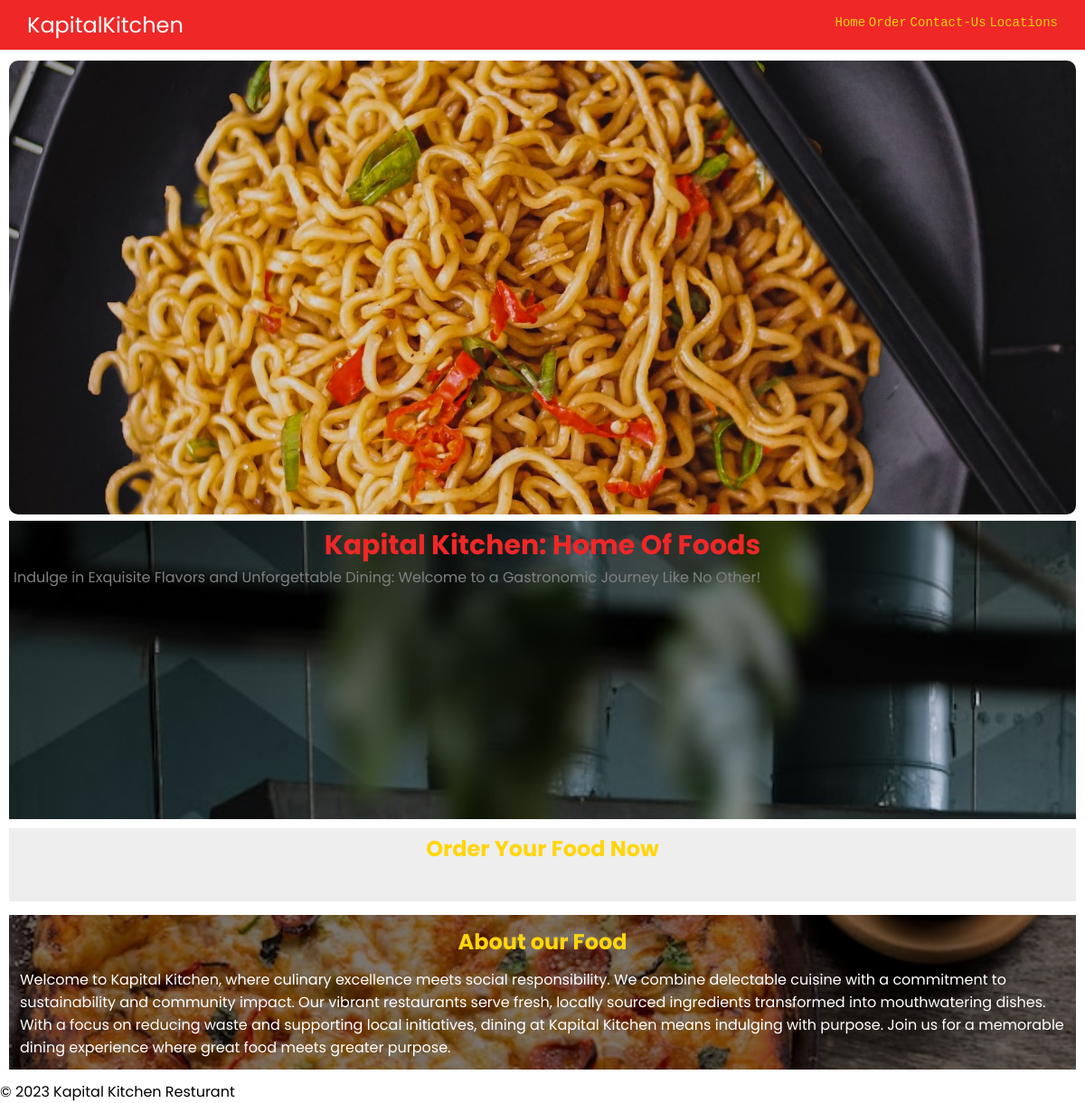
The app's page /, older data.
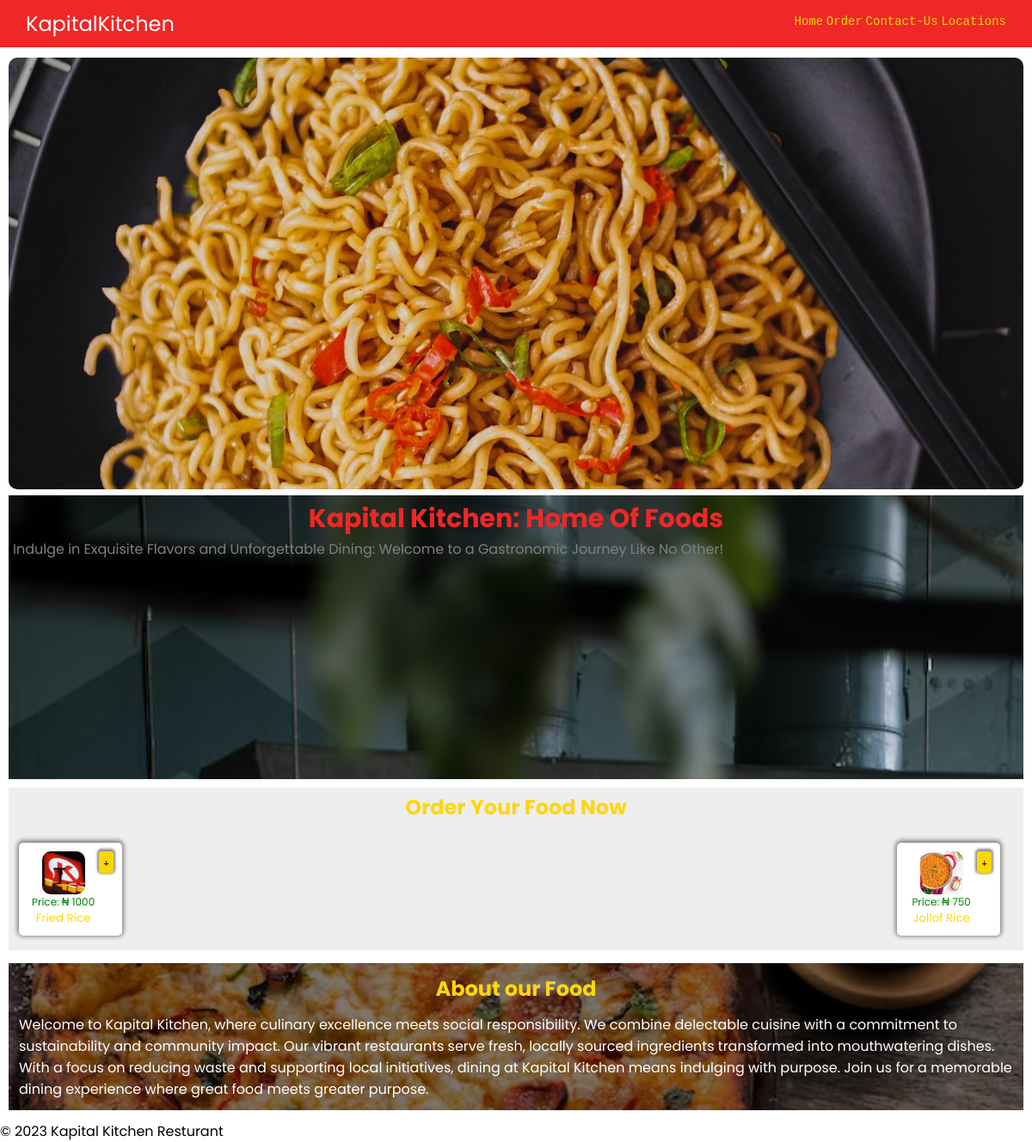
The same page, newer data.
### foods/models.py (models this page shows, shortened)
class Food(models.Model):
    name = models.CharField(max_length=100)
    ftype = models.CharField(max_length=100)
    quantity_avail = models.PositiveIntegerField()
    image=models.ImageField(default='default.jpg',upload_to='foods/')
    price = models.FloatField(blank=True, null=True)

### pages/views.py (the view)
# urls.py: 2. Add a URL to urlpatterns:  path('', views.home, name='home')
def home(request):
	food=Food.objects.all()
	return render(request,'pages/home.html',{'foods':food})

### templates/pages/home.html (shortened to what this page needs)
{% extends '_base.html' %}
{% load static %}
{% block head %}
    <link rel="stylesheet" type="text/css" href="{% static 'css/pages/home.css/' %}">
{% endblock %}
{% block content %}
    <section class="striking-hero-image">
        <img src="{% static '/images/striking-hero.jpg' %}" alt="noodles-in-pot">
    </section>
    <section id="Kapital">
        <center>
            <h1>
                Kapital Kitchen: <span >Home Of Foods</span>
            </h1>
        </center>
        <p>Indulge in Exquisite Flavors and Unforgettable Dining:<wbr> Welcome to a Gastronomic Journey Like No Other!</p>
    </section>
    <section class="land-page">
        <center>
            <h2>
                Order Your Food Now
            </h2>
        </center>
        <div class="foods-group">
            {% for food in foods%}
                <div class="food-placeholder">
                    <span class="add icon-btn">
                        <i class="fa-solid fa-plus fa-bounce" style="color: #080808;"></i>
                    </span>
                    <div class="food-group-item">
                        <img src="media/{{food.image}}" alt="{{food.name}}">
                        <small class="price-tag" style="color:green;"> Price: &#8358; {{food.price |floatformat}}</small>
                        <small>{{food.name}}</small>
                    </div>
                </div>
            {% endfor %}
        </div>
    </section>
    <section id="about-section">
        <h2>About our Food</h2>
        <p>
        Welcome to Kapital Kitchen, where culinary excellence meets social responsibility. We combine delectable cuisine with a commitment to sustainability and community impact. Our vibrant restaurants serve fresh, locally sourced ingredients transformed into mouthwatering dishes. With a focus on reducing waste and supporting local initiatives, dining at Kapital Kitchen means indulging with purpose. Join us for a memorable dining experience where great food meets greater purpose.</p>
    </section>
{% endblock %}

Row changes from the older to the newer data that the page shows:
added Food: image (placeholder picture), price "1000", name "Fried Rice"
added Food: image (picture), price "750", name "Jollof Rice"
